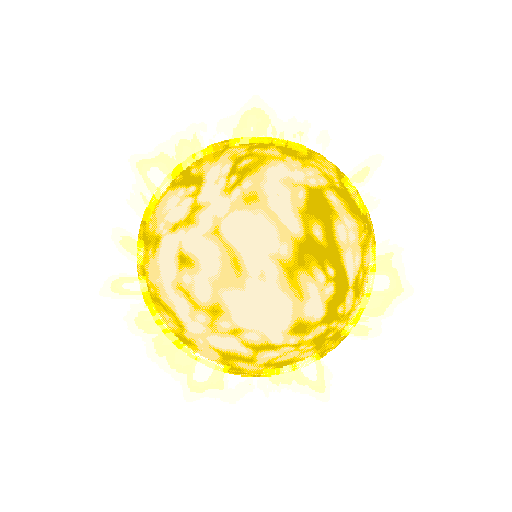
#> input picture src/assets/star.png, 512 x 512 px, found by its file name
$ python bake-star.py
#> lines starting #> are read from the running program, lines starting #| are printed output that depends on the picture
#!/usr/bin/env python3
"""Bake the WARM star look into static PNGs so nothing is filtered at runtime.
c-system.css (WARM): .l-star{filter:brightness(.62) saturate(1.25) hue-rotate(-16deg) drop-shadow(0 0 160px rgba(255,140,30,.85))}
displayed at 1536 css px (c-lite fam). A CSS drop-shadow re-rasterises a 160 px Gaussian over a 1.5k px sprite every
time anything above it changes: ~440 ms per update on the software-rendered Linux proxy (bench/README).
Outputs (src/assets/): star-warm.png (sprite, colour filters applied, native 512 px, shown pixelated)
                       star-shadow.png (the drop-shadow alone, 1/4 scale, shown smoothed; 240 css px padding).
Usage: tools/bake-star.py [src/assets/star.png]"""
import sys, math, numpy as np
from PIL import Image, ImageFilter
src = sys.argv[1] if len(sys.argv) > 1 else 'src/assets/star.png'
im = np.asarray(Image.open(src).convert('RGBA')).astype(np.float64) / 255.0
rgb, a = im[..., :3], im[..., 3:]
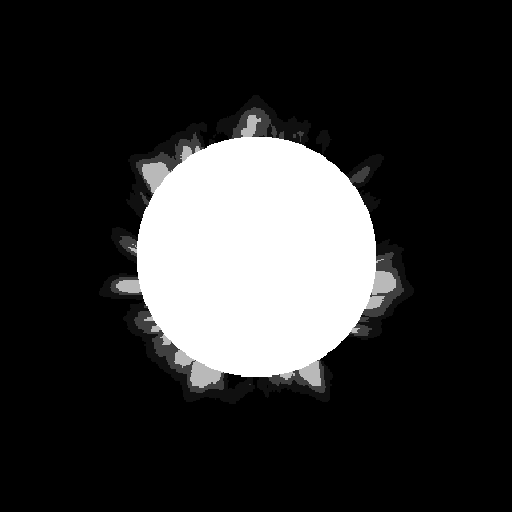
#> a: shape (512, 512, 1) float64; min 0, max 1, mean 0.189
def sat(s): return np.array([[.213+.787*s, .715-.715*s, .072-.072*s], [.213-.213*s, .715+.285*s, .072-.072*s], [.213-.213*s, .715-.715*s, .072+.928*s]])
def hue(deg):
    c, s = math.cos(math.radians(deg)), math.sin(math.radians(deg))
    return np.array([[.213+c*.787-s*.213, .715-c*.715-s*.715, .072-c*.072+s*.928],
                     [.213-c*.213+s*.143, .715+c*.285+s*.140, .072-c*.072-s*.283],
                     [.213-c*.213-s*.787, .715-c*.715+s*.715, .072+c*.928+s*.072]])
rgb = np.clip(rgb * .62, 0, 1)
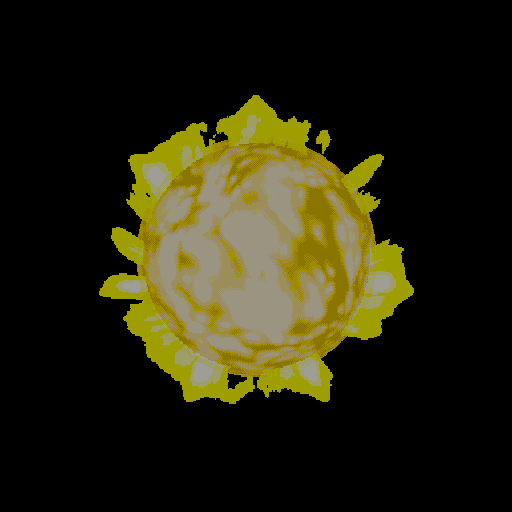
#> rgb: shape (512, 512, 3) float64; mean R, G, B 0.144, 0.135, 0.0533
rgb = np.clip(rgb @ sat(1.25).T, 0, 1)
rgb = np.clip(rgb @ hue(-16).T, 0, 1)
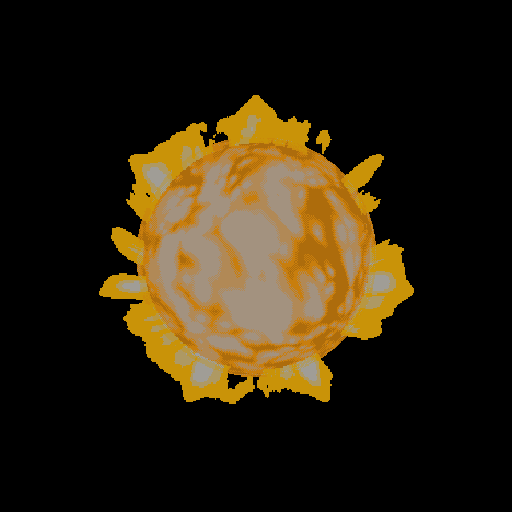
#> rgb: shape (512, 512, 3) float64; mean R, G, B 0.17, 0.129, 0.0564
Image.fromarray((np.concatenate([rgb, a], -1) * 255 + .5).astype(np.uint8), 'RGBA').save('src/assets/star-warm.png', optimize=True)
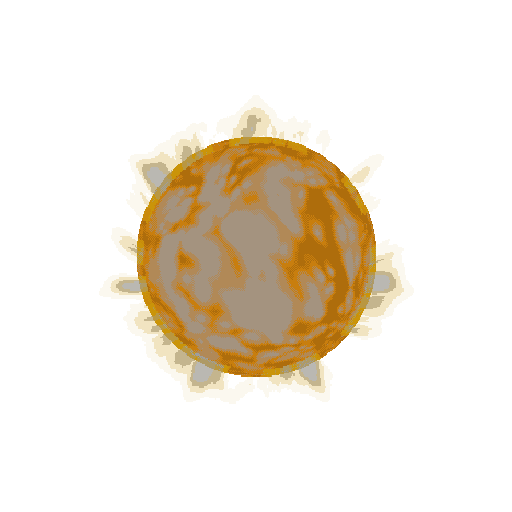
#> saved as star-warm.png: PIL image 512x512 RGBA; mean R, G, B, A 43.3, 32.9, 14.4, 48.2; transparent parts drawn white
# shadow: alpha of the sprite at display scale/4 (1536/4 = 384), 60 px pad (= 240 css), sigma 160/2/4 = 20
S, PAD = 384, 60
al = Image.open(src).convert('RGBA').getchannel('A').resize((S, S), Image.BOX)
canvas = Image.new('L', (S + 2 * PAD, S + 2 * PAD), 0); canvas.paste(al, (PAD, PAD))
#> after `canvas = Image.new('L', (S + 2 * PAD, S + 2 * PAD), 0)`: canvas: PIL image 504x504 L; every value is 0
#> after `canvas.paste(al, (PAD, PAD))`:
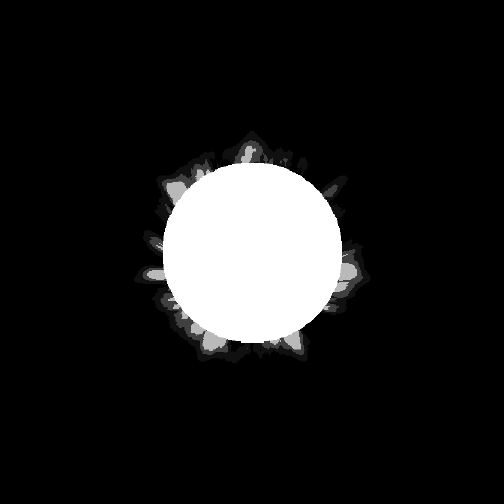
#> canvas: PIL image 504x504 L; min 0, max 255, mean 28
blur = np.asarray(canvas.filter(ImageFilter.GaussianBlur(20))).astype(np.float64) / 255.0
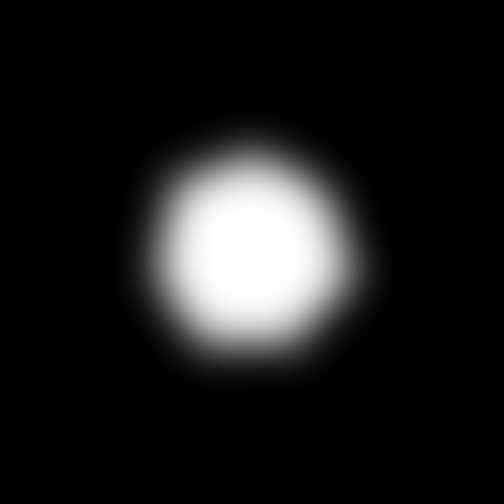
#> blur: shape (504, 504) float64; min 0, max 1, mean 0.11
out = np.zeros(blur.shape + (4,)); out[..., 0], out[..., 1], out[..., 2] = 255, 140, 30; out[..., 3] = blur * .85 * 255
#> after `out[..., 3] = blur * 0.85 * 255`:
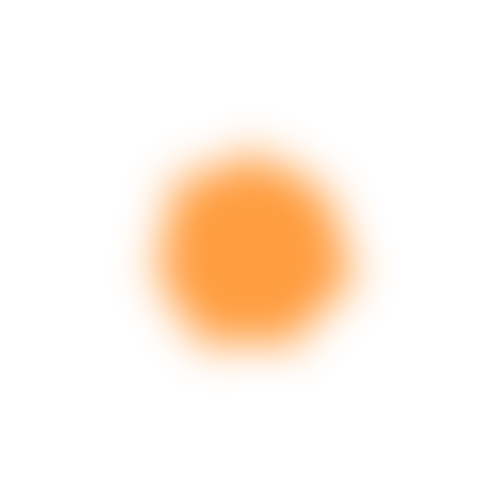
#> out: shape (504, 504, 4) float64; mean of channels 0, 1, 2, 3 255, 140, 30, 23.8; transparent parts drawn white
Image.fromarray((out + .5).astype(np.uint8), 'RGBA').save('src/assets/star-shadow.png', optimize=True)
print('ok', S + 2 * PAD)
